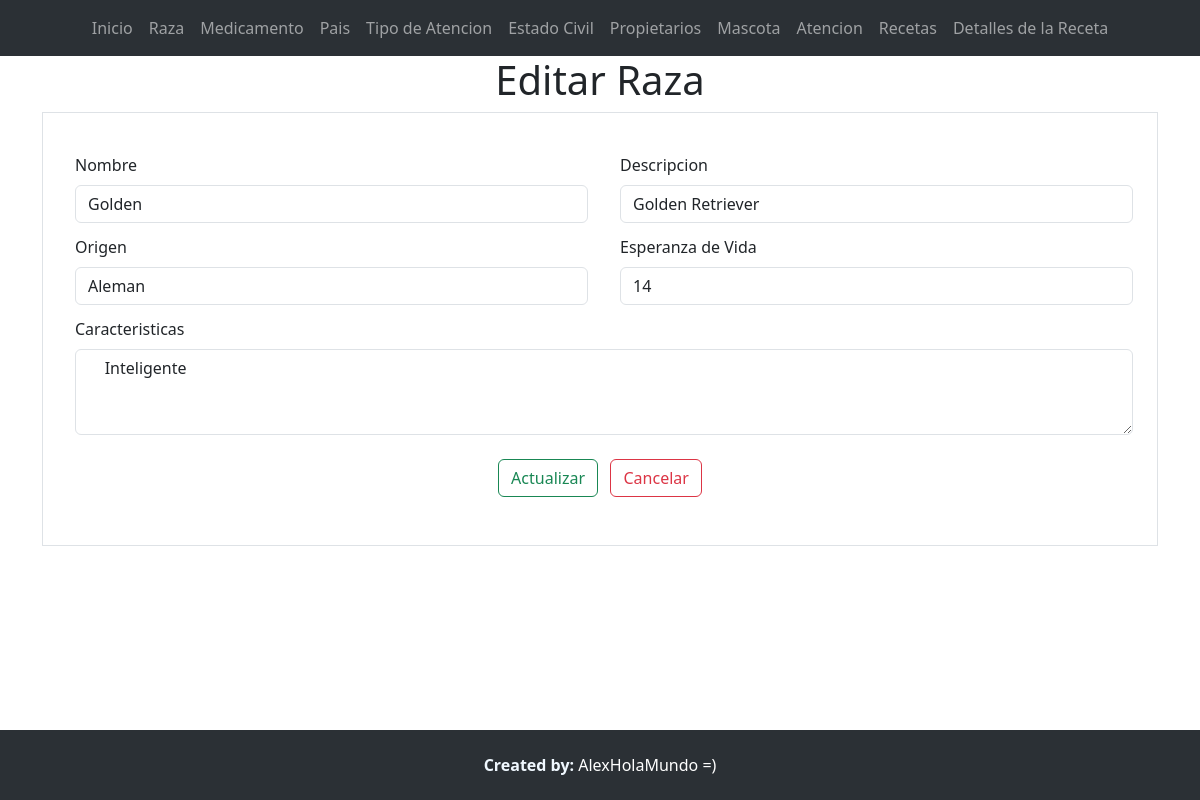
Page /editarRaza/2 on the committed database.
### Aplicaciones/Veterinaria/models.py (models this page shows, shortened)
class Raza(models.Model):
    idRaza_wt=models.AutoField(primary_key=True)
    nombre_wt=models.CharField(max_length=50)
    descripcion_wt=models.CharField(max_length=100)
    origen_wt=models.CharField(max_length=50)
    esperanzaVida_wt=models.IntegerField(default=0)
    caracteristica_wt=models.TextField(max_length=50)

### Aplicaciones/Veterinaria/views.py (the view)
# urls.py: path('editarRaza/<id>',views.editarRaza),
def editarRaza(request,id):
    razaEditar=Raza.objects.get(idRaza_wt=id)
    return render(request,'editarRaza.html',{'raza':razaEditar})

### Aplicaciones/Veterinaria/templates/editarRaza.html (shortened to what this page needs)
{% extends "./plantilla.html" %} {% block contenido %} {% load static %}
<h1 class="text-center">Editar Raza</h1>
<div class="container">
  <div class="row">
    <div class="col-md-12">
      <form class="border p-4" action="/actualizarRaza/" method="POST">
        <div class="row">
          <div class="col-md-6">
            <div class="m-1">
              <label for="" class="form-label m-1">Nombre</label>
              <input
                type="text"
                required
                class="form-control m-1"
                placeholder="Ej. Golden Retriever"
                value="{{raza.nombre_wt}}"
                name="nombre_wt"
                id="nombre_wt"
              />
            </div>
          </div>
          <div class="col-md-6">
            <div class="m-1">
              <label for="" class="form-label m-1">Descripcion</label>
              <input
                type="text"
                required
                class="form-control m-1"
                placeholder="Ej. Perro"
                value="{{raza.descripcion_wt}}"
                name="descripcion_wt"
                id="descripcion_wt"
              />
            </div>
          </div>
        </div>
        <div class="row">
          <div class="col-md-6">
            <div class="m-1">
              <label for="" class="form-label m-1">Origen</label>
              <input
                type="text"
                required
                class="form-control m-1"
                placeholder="Ej. Aleman"
                value="{{raza.origen_wt}}"
                name="origen_wt"
                id="origen_wt"
              />
            </div>
          </div>
          <div class="col-md-6">
            <div class="m-1">
              <label for="" class="form-label m-1">Esperanza de Vida</label>
              <input
                type="number"
                required
                class="form-control m-1"
                placeholder="Ej. 12"
                value="{{raza.esperanzaVida_wt}}"
                name="esperanzaVida_wt"
                id="esperanzaVida_wt"
              />
            </div>
          </div>
        </div>
        <div class="m-1">
          <label for="" class="form-label m-1">Caracteristicas</label>
          <textarea
            class="form-control m-1"
            required
            placeholder="Ej. Inteligente"
            rows="3"
            name="caracteristica_wt"
            id="caracteristica_wt"
          >
  {{raza.caracteristica_wt}}</textarea
          >
        </div>
        <center class="m-4">
          <button type="submit" name="button" class="btn btn-outline-success">
            Actualizar</button
          >&nbsp;&nbsp;
          <a href="/listaRaza" class="btn btn-outline-danger"> Cancelar </a>
        </center>
      </form>
    </div>
  </div>
</div>
{% endblock %}

### crudDjango/static/css/styles.css (style rules this page uses)
body { margin: 0; padding: 0; margin-bottom: 70px; }

### rows in the picture
Raza: nombre_wt "Golden", descripcion_wt "Golden Retriever", origen_wt "Aleman", esperanzaVida_wt "14", caracteristica_wt "Inteligente"
